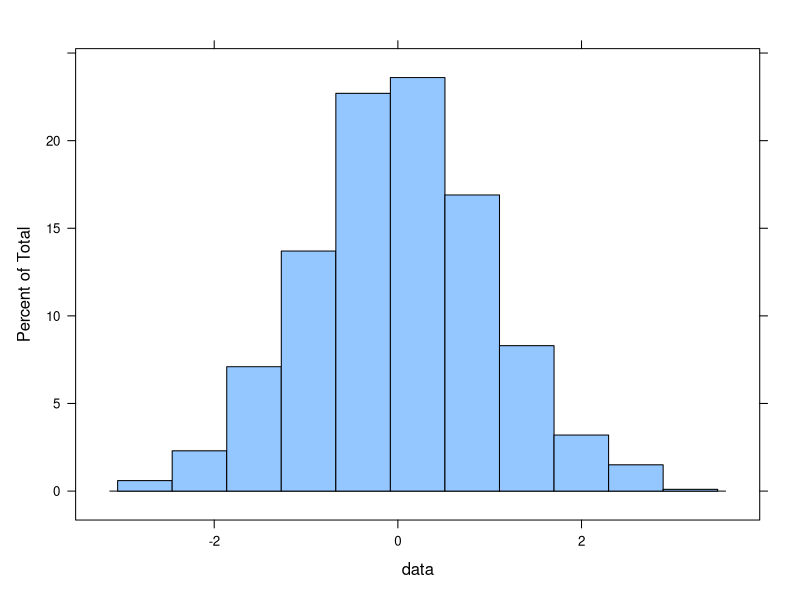
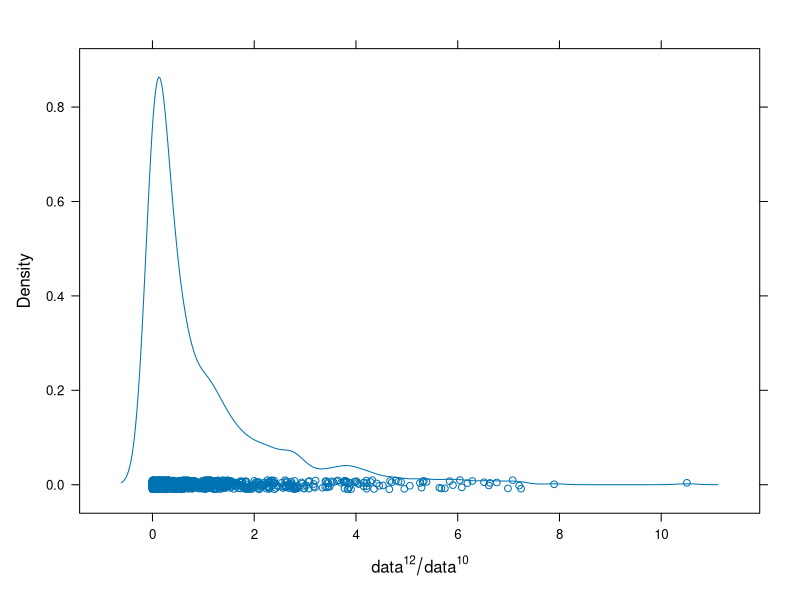
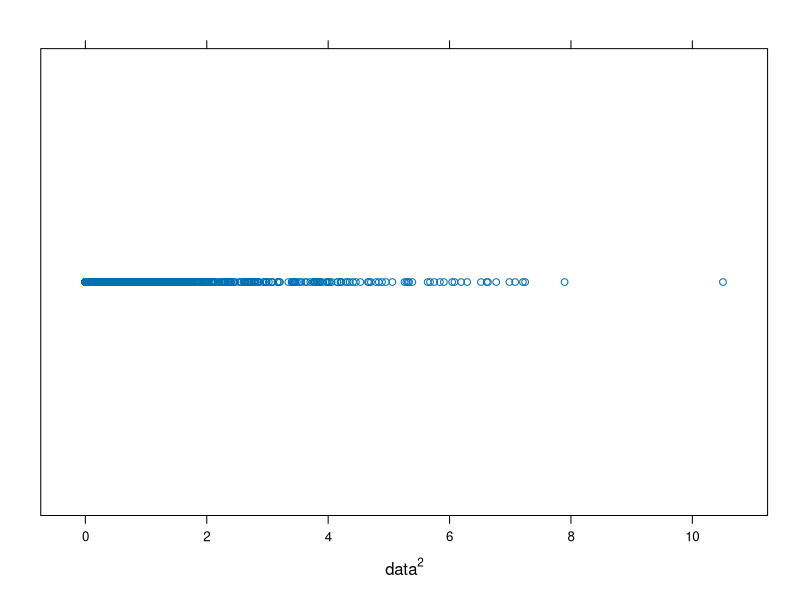
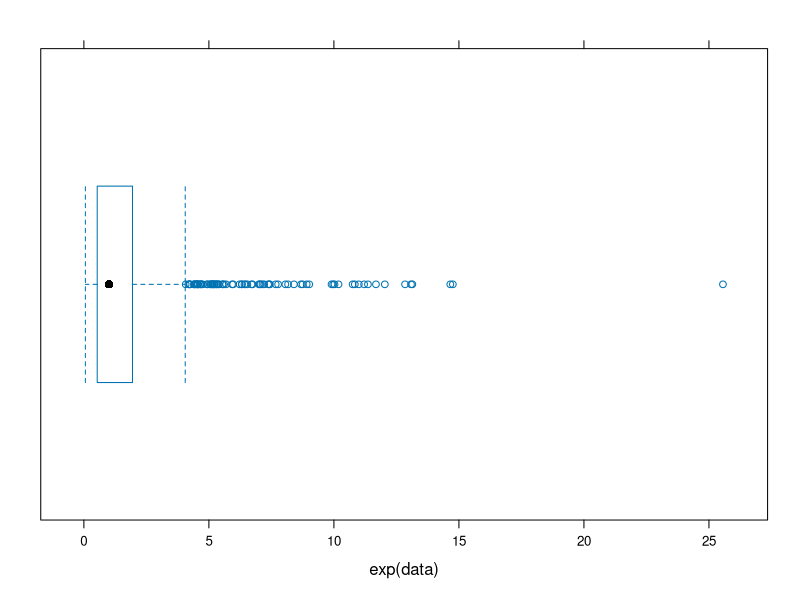

These figures' R source, in order:
#load package lattice
library(lattice)
library(xtable) # generate the LaTeX code for tables
#fix the random generator seed
set.seed(123)
#create data
data <- rnorm(1000)
#plot histogram
png("00_exercises/01_latex/ex-1.6_histogram.png", width = 400, height = 400)
histogram(data)
dev.off()
#plot density 
png("00_exercises/01_latex/ex-1.6_density.png", width = 400, height = 400)
densityplot(data^12 / data^10, xlab = expression(data^12/data^10))
dev.off()
#plot stripplot
png("00_exercises/01_latex/ex-1.6_stripplot.png", width = 400, height = 400)
stripplot(data^2, xlab = expression(data^2))
dev.off()
#plot boxplot
png("00_exercises/01_latex/ex-1.6_boxplot.png", width = 400, height = 400)
bwplot(exp(data))
dev.off()
#matrix with all data used
data.all <- cbind(data = data, 
                  squared1 = data^12 / data^10,
                  squared2 = data^2,
                  exponent = exp(data))

#generate LaTeX code for the table
print(xtable(data.all[1:9,], caption = "First 9 rows of the data used in the analysis"), 
      caption.placement = "top", 
      include.rownames = TRUE)